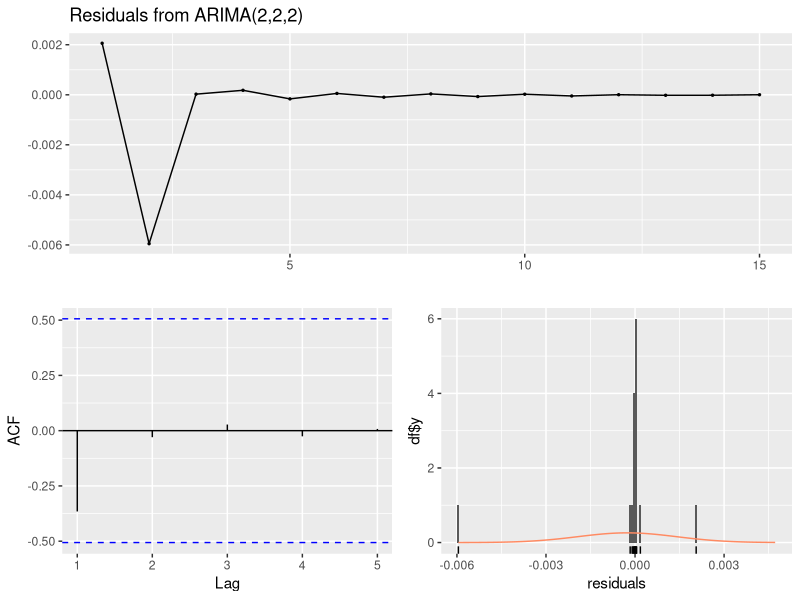
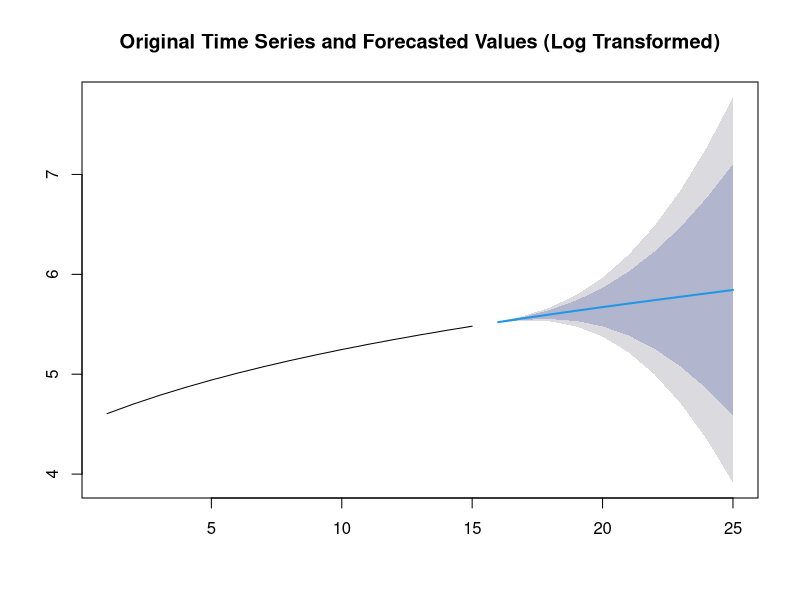
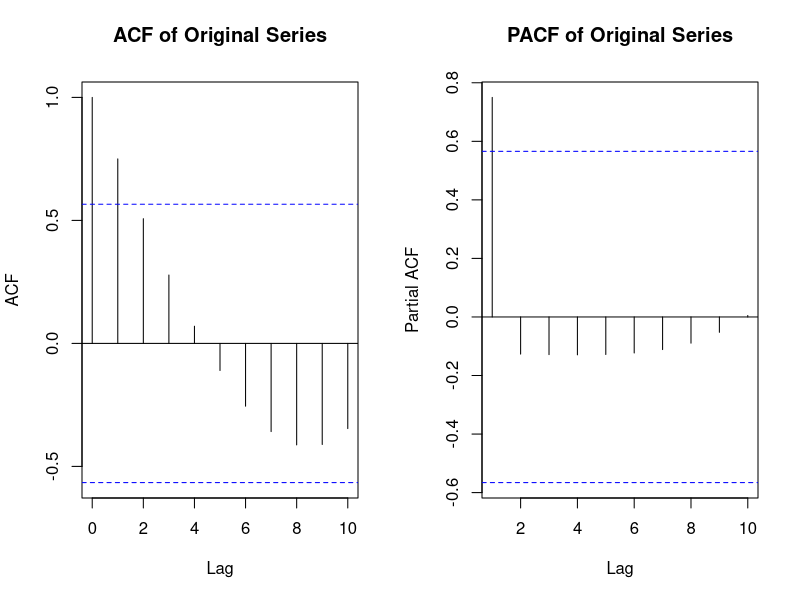
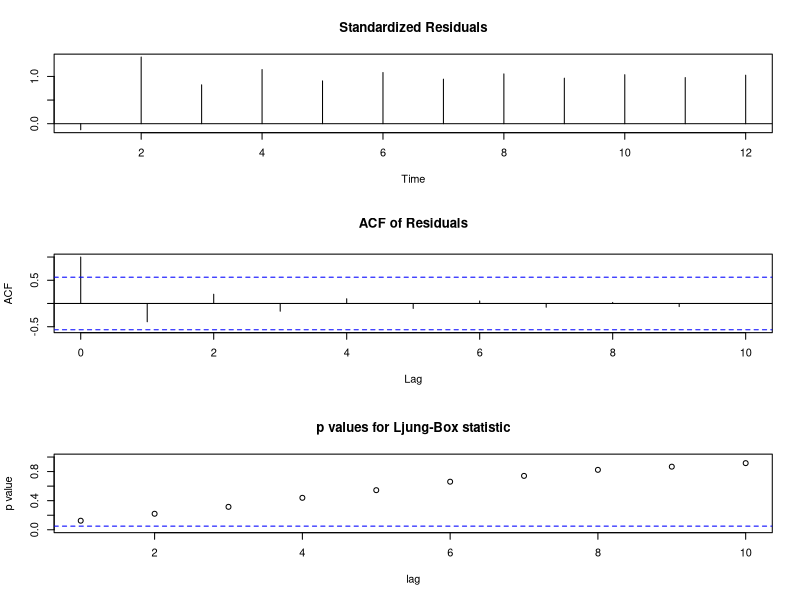
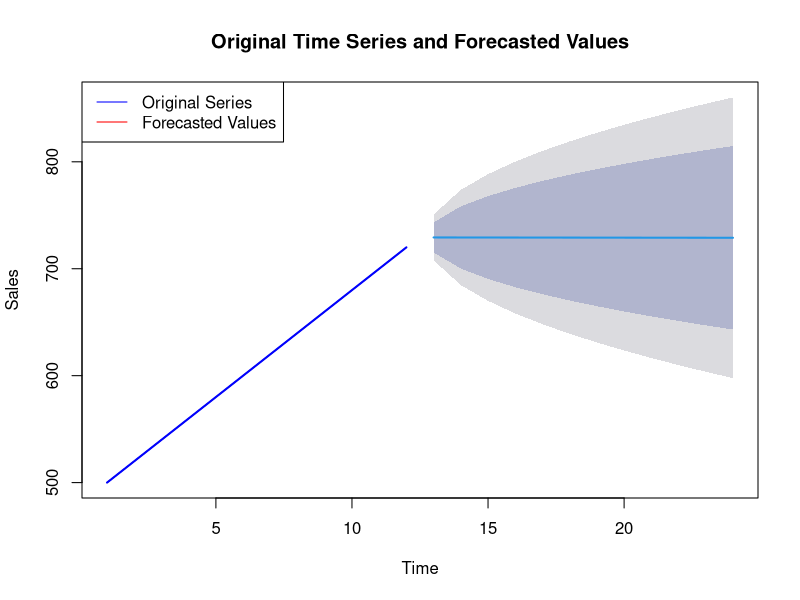

These figures' R source, in order:

#Auto regressive Moving Average(ARMA) 
#Q.1
#Time	Values 
#1	100
#2	110
#3	120
#4	130
#5	140
#6	150
#7	160
#8	170
#9	180
#10	190
#11	200
#12	210
#13	220
#14	230
#15	240


# Load necessary libraries
library(forecast)
library(tseries)

# Time series data
time_series <- ts(c(100, 110, 120, 130, 140, 150, 160, 170, 180, 190, 200, 210, 220, 230, 240))

# 1. Log transform the data to stabilize variance (optional but can help in some cases)
log_time_series <- log(time_series)

# 2. Use auto.arima() to automatically fit the best ARIMA model
# This function will choose the appropriate order of AR and MA terms, as well as differencing
auto_model <- auto.arima(log_time_series)

# Print the model summary to check what ARIMA model was fitted
summary(auto_model)

# 3. Diagnostic checks of residuals
checkresiduals(auto_model)  # Check if residuals look like white noise

# 4. Forecast the next 10 values
forecasted_values <- forecast(auto_model, h = 10)

# Print forecasted values (on the log scale)
print(forecasted_values)

# 5. Plot the original time series and the forecasted values
plot(forecasted_values, main = "Original Time Series and Forecasted Values (Log Transformed)")


# Q2 ) 
#1	500
#2	520
#3	540
#4	560
#5	580
#6	600
#7	620
#8	640
#9	660
#10	680
#11	700
#12	720

# Load necessary libraries
library(forecast)
library(tseries)

# Time series data (Sales)
sales_data <- c(500, 520, 540, 560, 580, 600, 620, 640, 660, 680, 700, 720)
time_series <- ts(sales_data, frequency = 1)  # Frequency can be set to 1 for quarterly data

# 1. Plot the ACF and PACF of the original time series
par(mfrow = c(1, 2))  # Set up a 1x2 grid
acf(time_series, main = "ACF of Original Series")   # Plot ACF
pacf(time_series, main = "PACF of Original Series") # Plot PACF
par(mfrow = c(1, 1))  # Reset plotting grid

# 2. Fit an ARMA(1,1) model to the data
arma_model <- arima(time_series, order = c(1, 0, 1))  # Fitting ARMA(1,1)
summary(arma_model)  # Print the summary of the model

# 3. Check the residual diagnostics of the fitted model
tsdiag(arma_model)  # Diagnostic plots for residuals (ACF of residuals, etc.)
Box.test(arma_model$residuals, lag = 10, type = "Ljung-Box")  # Ljung-Box test

# 4. Forecast the next 12 values using the fitted model
forecasted_values <- forecast(arma_model, h = 12)

# Print the forecasted values
print(forecasted_values)

# 5. Plot the original time series, fitted values, and forecasted values
plot(forecasted_values, main = "Original Time Series and Forecasted Values", ylab = "Sales", xlab = "Time")
lines(time_series, col = "blue", lwd = 2)  # Add original series in blue

# Add a legend
legend("topleft", legend = c("Original Series", "Forecasted Values"), col = c("blue", "red"), lty = 1)

